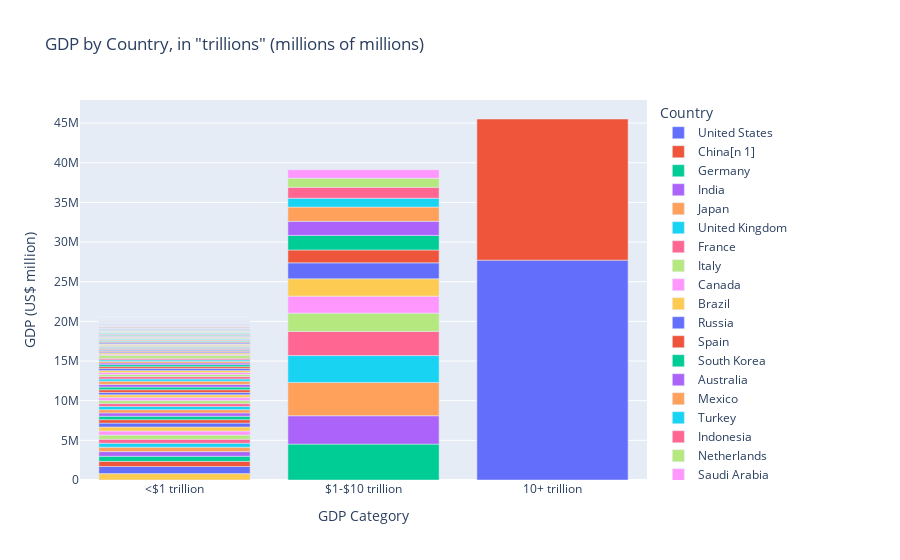

Notebook source saved alongside this figure:
### Code cell
# Now we can generate a plotly figure
import plotly.express as px

# Add a category column to classify the GDP range i.e. 0-100k, 100k-500k, etc.
ordered_labels = ['<$1 trillion', '$1-$10 trillion', '10+ trillion']
gdp_df['GDP Category'] = pd.cut(gdp_df[GDP_COL_NAME], 
                               bins=[0, 1_000_000, 10_000_000, float('inf')], labels=ordered_labels).astype(str)

fig = px.bar(gdp_df, x='GDP Category', 
             y=GDP_COL_NAME, color='Country', 
             title='GDP by Country, in "trillions" (millions of millions)', 
             barmode='relative', 
             category_orders={'GDP Category': ordered_labels})

# For copy to github pages
fig.write_html("stacked_bar.html")

fig.show()
